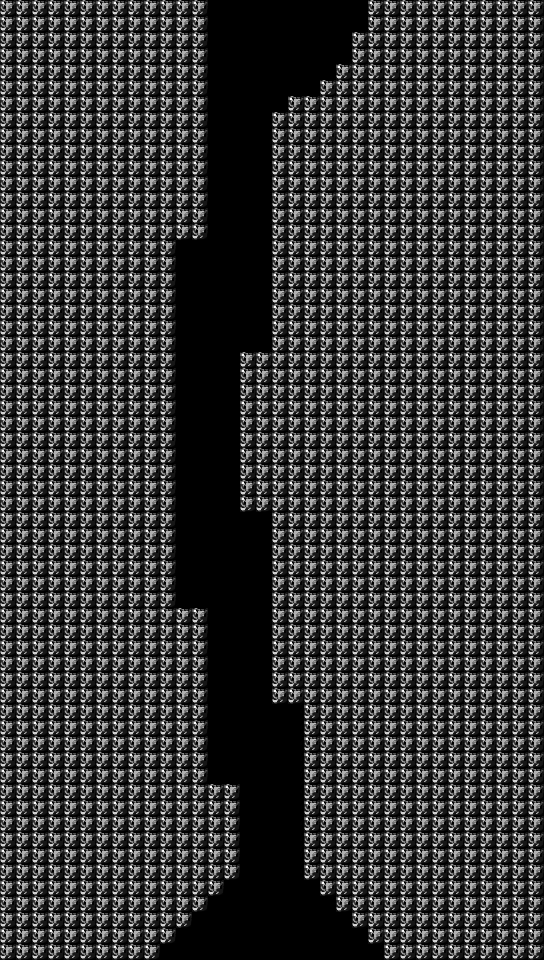

The image is a tile-based game level rendered from a .tmx file. Its description and source (layers, tilesets, objects; grid data summarised) follow:
An orthogonal 34x60 tile map with 16x16 px tiles, 1 tile layer (solid).

<map version="1.0" orientation="orthogonal" width="34" height="60" tilewidth="16" tileheight="16">
 <tileset firstgid="1" name="wallnew" tilewidth="16" tileheight="16">
  <image source="../wallnew.png" trans="000000" width="32" height="16" />
 </tileset>
 <layer name="solid" width="34" height="60">
  <data>[2040 cells, 1704 non-empty, 1 distinct tile ids]</data>
 </layer>
</map>
